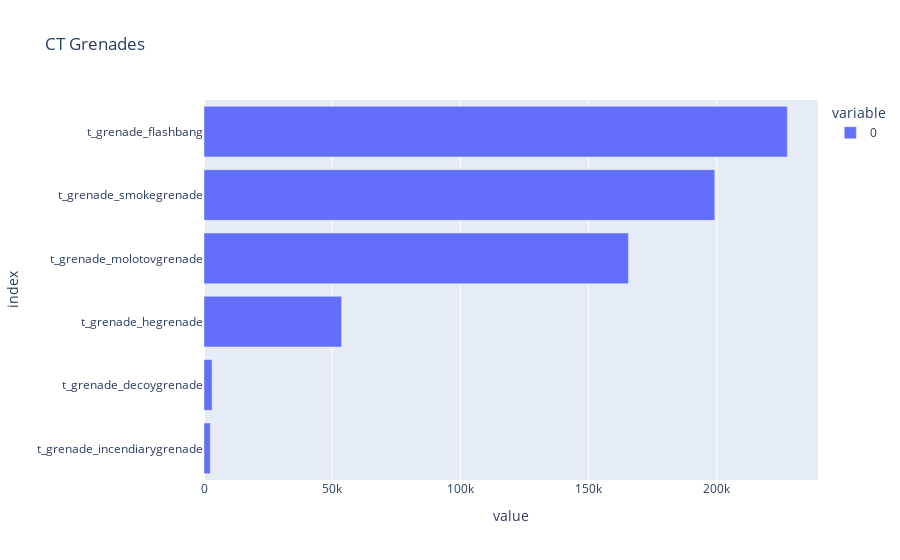
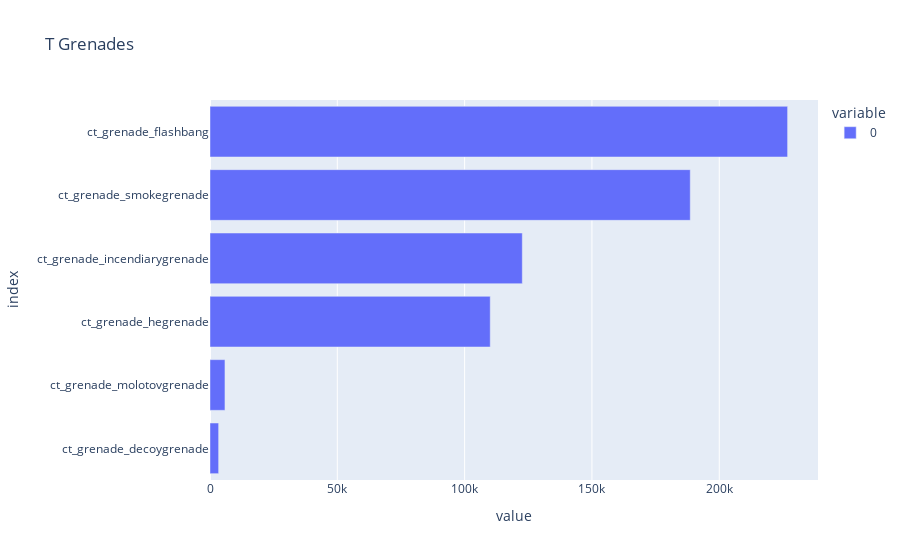

Notebook code for these charts, in order:
### Code cell
grenades = [
    "ct_grenade_hegrenade",
    "t_grenade_hegrenade",
    "ct_grenade_flashbang",
    "t_grenade_flashbang",
    "ct_grenade_smokegrenade",
    "t_grenade_smokegrenade",
    "ct_grenade_incendiarygrenade",
    "t_grenade_incendiarygrenade",
    "ct_grenade_molotovgrenade",
    "t_grenade_molotovgrenade",
    "ct_grenade_decoygrenade",
    "t_grenade_decoygrenade",
]

t_grenades = list(filter(lambda el: el[0:1] == "t", grenades))
display(
    assemble_df_weapons(all_data, t_grenades)
    .sum()
    .sort_values(ascending=True)
    .plot.barh(title="CT Grenades")
)
ct_grenades = list(filter(lambda el: el[0:2] == "ct", grenades))
display(
    assemble_df_weapons(all_data, ct_grenades)
    .sum()
    .sort_values(ascending=True)
    .plot.barh(title="T Grenades")
)

### Figure 1 — Plotly figure (JSON) as saved in the notebook; plotly's stock layout.template omitted (floating-point values rounded to 4 significant figures)
{"data": [{"alignmentgroup": "True", "hovertemplate": "variable=0<br>value=%{x}<br>index=%{y}<extra></extra>", "legendgroup": "0", "marker": {"color": "#636efa", "pattern": {"shape": ""}}, "name": "0", "offsetgroup": "0", "orientation": "h", "showlegend": true, "textposition": "auto", "type": "bar", "x": [2426, 3152, 53647, 165510, 199179, 227450], "xaxis": "x", "y": ["t_grenade_incendiarygrenade", "t_grenade_decoygrenade", "t_grenade_hegrenade", "t_grenade_molotovgrenade", "t_grenade_smokegrenade", "t_grenade_flashbang"], "yaxis": "y"}], "layout": {"autosize": true, "barmode": "relative", "legend": {"title": {"text": "variable"}, "tracegroupgap": 0}, "title": {"text": "CT Grenades"}, "xaxis": {"anchor": "y", "autorange": true, "domain": [0, 1], "range": [0, 239400.0], "title": {"text": "value"}, "type": "linear"}, "yaxis": {"anchor": "x", "autorange": true, "domain": [0, 1], "range": [-0.5, 5.5], "title": {"text": "index"}, "type": "category"}}}

### Figure 2 — Plotly figure (JSON) as saved in the notebook; plotly's stock layout.template omitted (floating-point values rounded to 4 significant figures)
{"data": [{"alignmentgroup": "True", "hovertemplate": "variable=0<br>value=%{x}<br>index=%{y}<extra></extra>", "legendgroup": "0", "marker": {"color": "#636efa", "pattern": {"shape": ""}}, "name": "0", "offsetgroup": "0", "orientation": "h", "showlegend": true, "textposition": "auto", "type": "bar", "x": [3390, 5877, 110059, 122651, 188611, 226845], "xaxis": "x", "y": ["ct_grenade_decoygrenade", "ct_grenade_molotovgrenade", "ct_grenade_hegrenade", "ct_grenade_incendiarygrenade", "ct_grenade_smokegrenade", "ct_grenade_flashbang"], "yaxis": "y"}], "layout": {"autosize": true, "barmode": "relative", "legend": {"title": {"text": "variable"}, "tracegroupgap": 0}, "title": {"text": "T Grenades"}, "xaxis": {"anchor": "y", "autorange": true, "domain": [0, 1], "range": [0, 238800.0], "title": {"text": "value"}, "type": "linear"}, "yaxis": {"anchor": "x", "autorange": true, "domain": [0, 1], "range": [-0.5, 5.5], "title": {"text": "index"}, "type": "category"}}}
